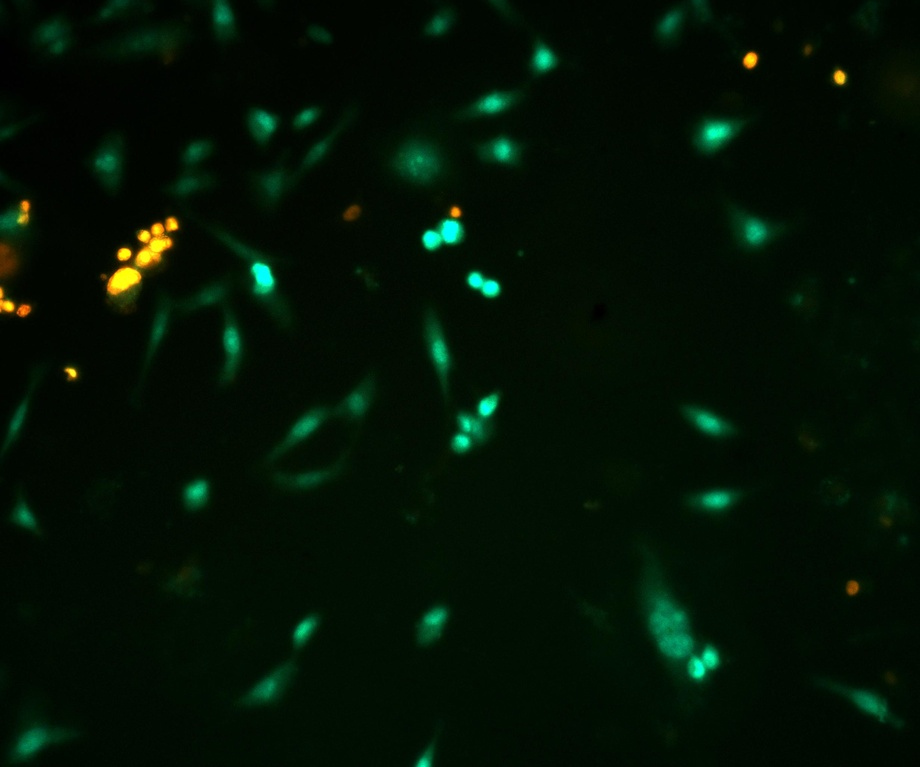
#> input picture cells/1.jpeg, 920 x 767 px, shrunk from 2464 x 2056 before the run, found by its file name
$ python GramSchmidtOrtogonalizasyonu.py
#> lines starting #> are read from the running program, lines starting #| are printed output that depends on the picture
#> further down, image is the input picture: shape (767, 920, 3); mean B, G, R 4.5, 17.8, 2.8
import cv2
import numpy as np
import matplotlib.pyplot as plt

def gram_schmidt_orthonormalization(image):
    """
    Gram-Schmidt sürecini uygular ve görüntü bileşenlerini ayrıştırır.
    """
    # Görüntünün yüklendiğini kontrol et
    if image is None:
        raise ValueError("Görüntü dosyası yüklenemedi. Dosya yolunu kontrol edin.")

    # Görüntüyü float türüne çevir ve 0-1 aralığına getir
    image = image.astype(np.float64) / 255.0
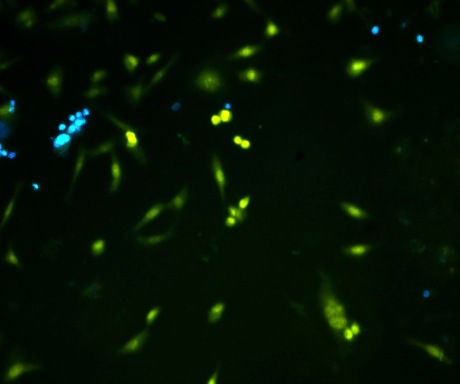
#> image: shape (767, 920, 3) float64 (shown at 1/2 size); mean of channels 0, 1, 2 0.0109, 0.0699, 0.0177; drawn as B, G, R

    # Renk kanallarını ayır
    R, G, B = image[:, :, 0], image[:, :, 1], image[:, :, 2]
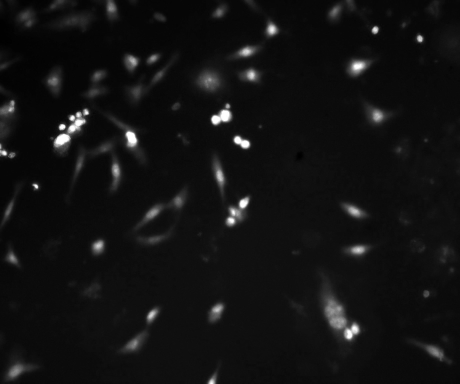
#> G: shape (767, 920) float64 (shown at 1/2 size); min 0, max 1, mean 0.0699

    # Gram-Schmidt ile ortonormal bileşenler oluştur
    U1 = R
    if np.sum(U1 * U1) == 0:
        raise ValueError("U1 vektörü sıfır, Gram-Schmidt işlemi başarısız.")

    U2 = G - (np.sum(G * U1) / np.sum(U1 * U1)) * U1
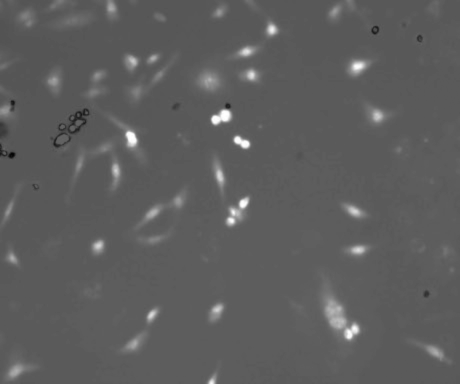
#> U2: shape (767, 920) float64 (shown at 1/2 size); min -0.491, max 1, mean 0.0599; drawn with min black and max white
    if np.sum(U2 * U2) == 0:
        raise ValueError("U2 vektörü sıfır, Gram-Schmidt işlemi başarısız.")

    U3 = B - (np.sum(B * U1) / np.sum(U1 * U1)) * U1 - (np.sum(B * U2) / np.sum(U2 * U2)) * U2
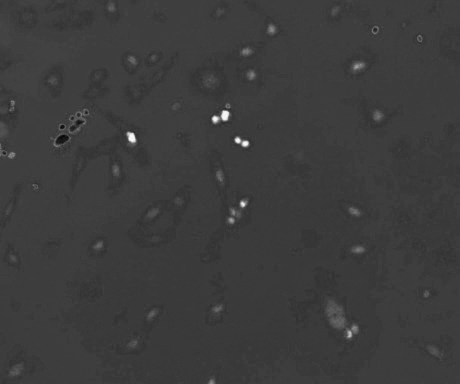
#> U3: shape (767, 920) float64 (shown at 1/2 size); min -0.173, max 0.489, mean -0.0155; drawn with min black and max white
    if np.sum(U3 * U3) == 0:
        raise ValueError("U3 vektörü sıfır, Gram-Schmidt işlemi başarısız.")

    # Ortonormal bileşenleri normalize et
    U1 /= np.linalg.norm(U1) if np.linalg.norm(U1) != 0 else 1
    U2 /= np.linalg.norm(U2) if np.linalg.norm(U2) != 0 else 1
    U3 /= np.linalg.norm(U3) if np.linalg.norm(U3) != 0 else 1

    # NaN ve Inf değerleri sıfıra çevir
    U1 = np.nan_to_num(U1)
    U2 = np.nan_to_num(U2)
    U3 = np.nan_to_num(U3)

    return np.stack([U1, U2, U3], axis=-1)  # Ayrıştırılmış bileşenleri birleştir
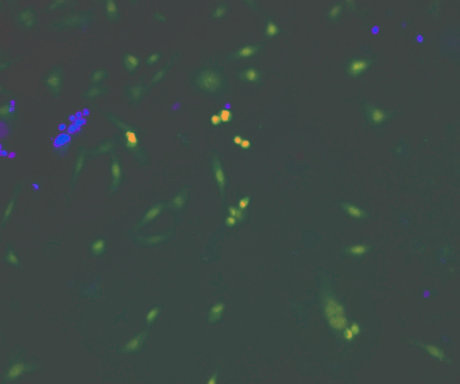
#> returned value: shape (767, 920, 3) float64 (shown at 1/2 size); mean of channels 0, 1, 2 0.000213, 0.000698, -0.000723; drawn with min black and max white

# Görüntüyü oku
image_path = r'C:\Users\AYSENUR SIMSEK\Desktop\YZ-VOST-LP\hucre_goruntuleri\1.jpeg'
image = cv2.imread(image_path)

# Dosyanın gerçekten var olup olmadığını kontrol et
if image is None:
    raise FileNotFoundError(f"Görüntü dosyası bulunamadı: {image_path}")

# OpenCV BGR formatında okuduğu için RGB'ye çevir
image = cv2.cvtColor(image, cv2.COLOR_BGR2RGB)

# Gram-Schmidt uygulama
processed_image = gram_schmidt_orthonormalization(image)

# Görüntüyü 0-255 aralığına getirerek uint8 formatına dönüştür
processed_image_uint8 = np.clip(processed_image * 255, 0, 255).astype(np.uint8)

# Gri tonlamaya çevir ve eşikleme uygula
gray_image = cv2.cvtColor(processed_image_uint8, cv2.COLOR_RGB2GRAY)
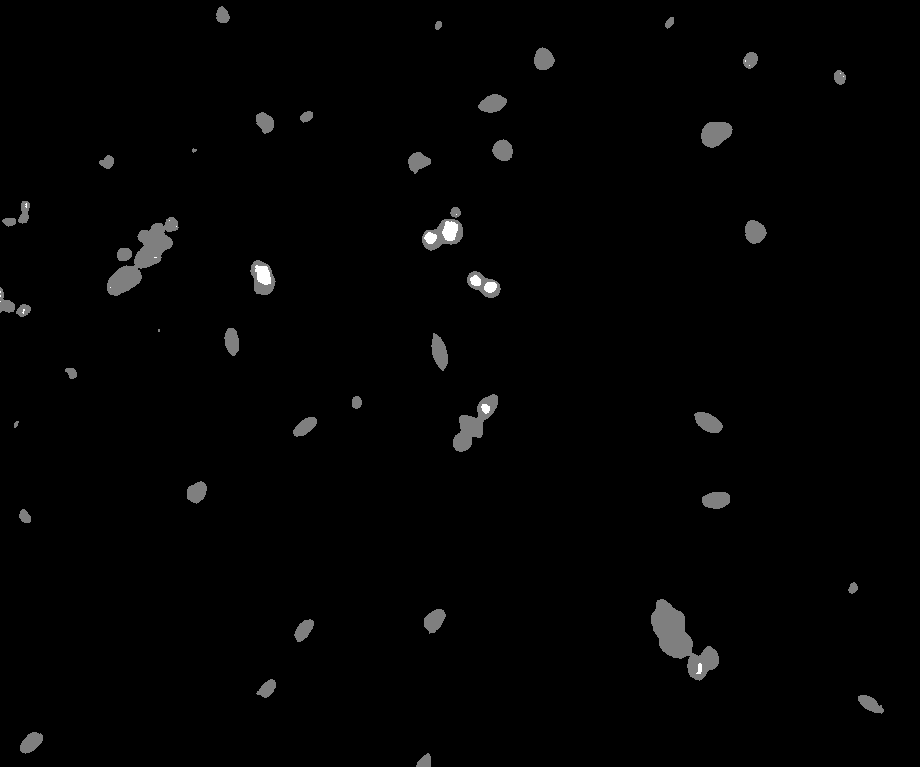
#> gray_image: shape (767, 920); min 0, max 2, mean 0.0243; drawn with min black and max white
_, binary_mask = cv2.threshold(gray_image, 50, 255, cv2.THRESH_BINARY)
#> binary_mask: shape (767, 920); every value is 0

# Sonuçları göster
plt.figure(figsize=(10, 5))

plt.subplot(1, 3, 1)
plt.imshow(image)
plt.title("Orijinal Görüntü")
plt.axis("off")

plt.subplot(1, 3, 2)
plt.imshow(processed_image_uint8)  # Dönüştürülmüş görüntü
plt.title("Gram-Schmidt Ayrıştırılmış")
plt.axis("off")

plt.subplot(1, 3, 3)
plt.imshow(binary_mask, cmap="gray")
plt.title("Eşiklenmiş Görüntü")
plt.axis("off")

plt.show()

$ run again, with cells/11.jpeg copied over cells/1.jpeg
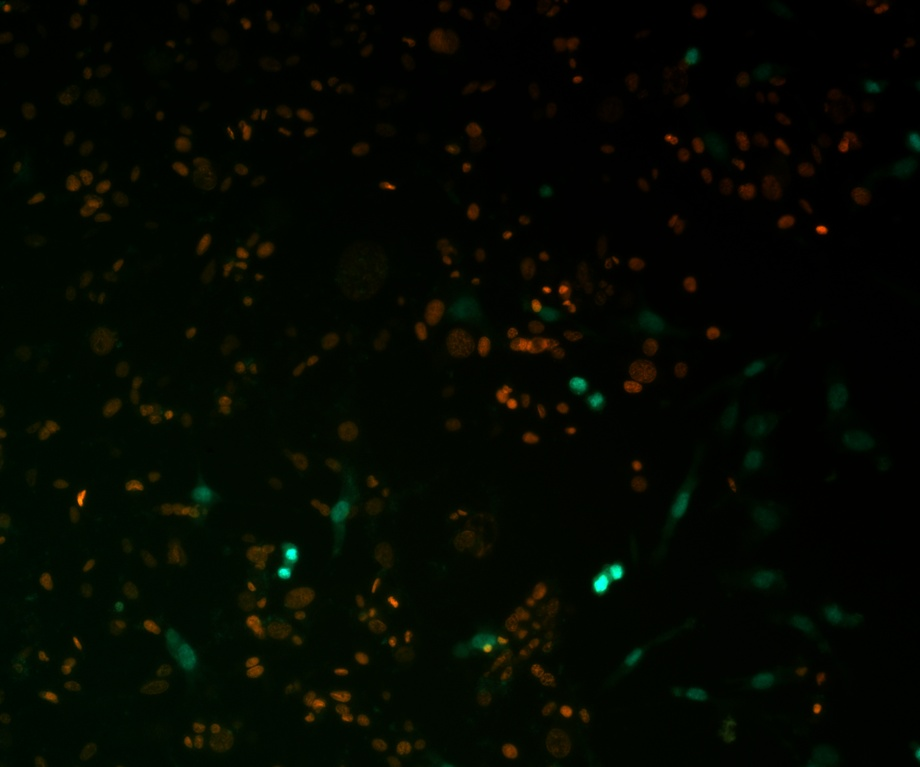
#> input picture cells/11.jpeg, 920 x 767 px, shrunk from 2464 x 2056 before the run, found by its file name
#> image is the input picture: shape (767, 920, 3); mean B, G, R 1.1, 7.8, 4.1
#> in gram_schmidt_orthonormalization, `U2 = G - (np.sum(G * U1) / np.sum(U1 * U1)) * U1`:
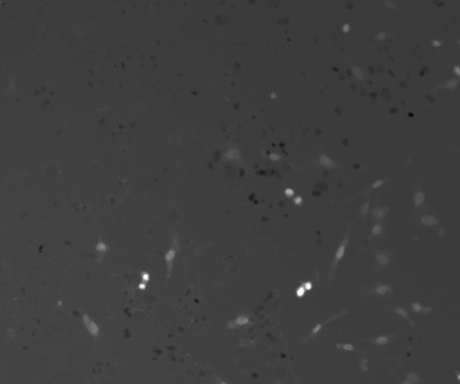
#> U2: shape (767, 920) float64 (shown at 1/2 size); min -0.301, max 1, mean 0.0206; drawn with min black and max white
#> in gram_schmidt_orthonormalization, `return np.stack([U1, U2, U3], axis=-1)`:
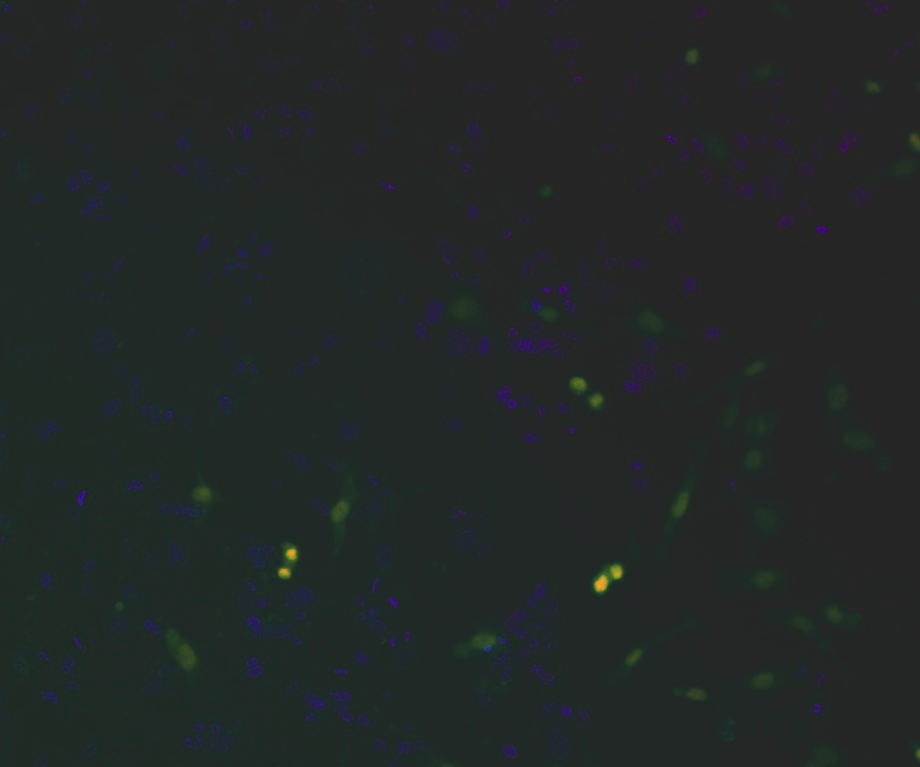
#> returned value: shape (767, 920, 3) float64; mean of channels 0, 1, 2 0.000392, 0.000591, -0.000553; drawn with min black and max white
#> binary_mask: shape (767, 920); every value is 0

$ run again, with cells/12.jpeg copied over cells/1.jpeg
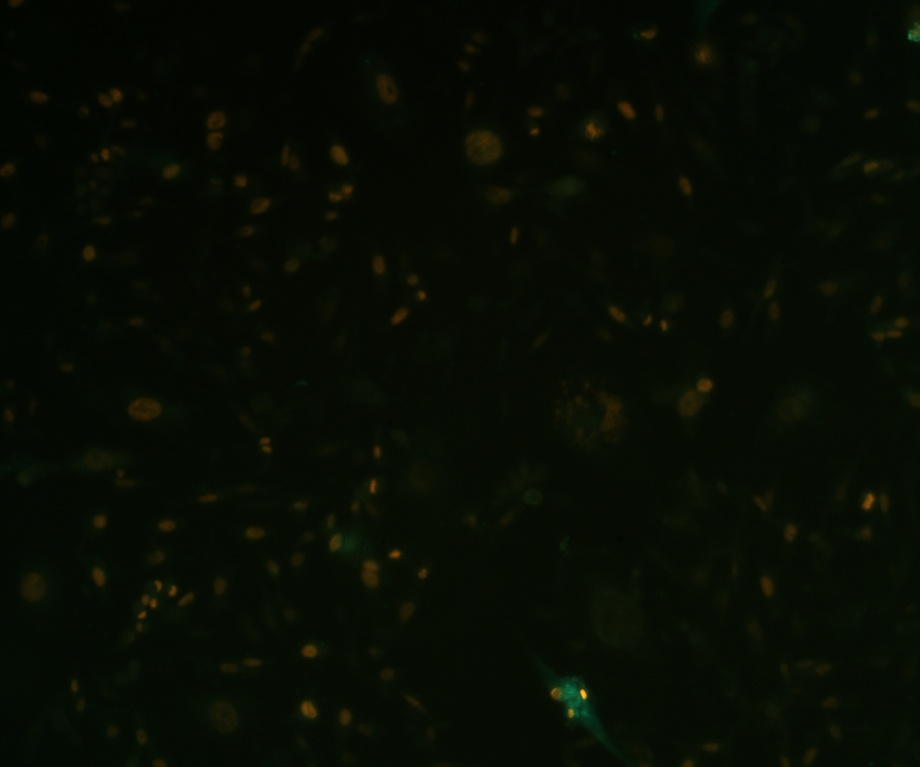
#> input picture cells/12.jpeg, 920 x 767 px, shrunk from 2464 x 2056 before the run, found by its file name
#> image is the input picture: shape (767, 920, 3); mean B, G, R 3.3, 12.1, 7.3
#> in gram_schmidt_orthonormalization, `return np.stack([U1, U2, U3], axis=-1)`:
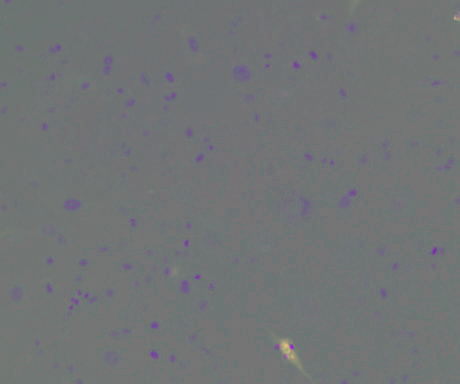
#> returned value: shape (767, 920, 3) float64 (shown at 1/2 size); mean of channels 0, 1, 2 0.000904, 0.000647, -0.000159; drawn with min black and max white
#> `gray_image = cv2.cvtColor(processed_image_uint8, cv2.COLOR_RGB2GRAY)`:
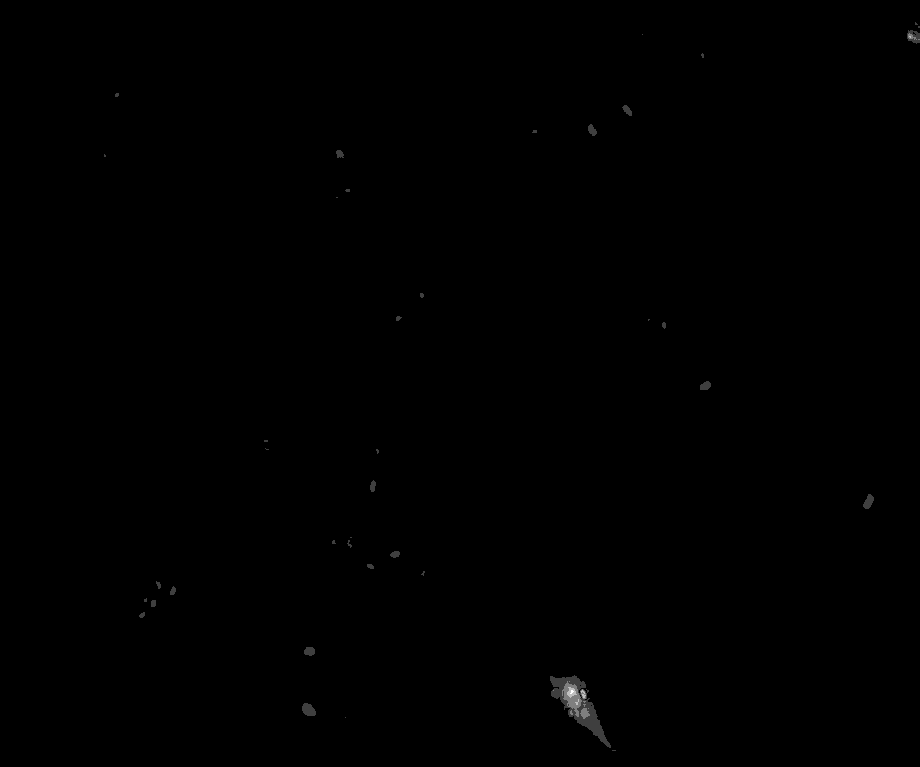
#> gray_image: shape (767, 920); min 0, max 4, mean 0.00486; drawn with min black and max white
#> binary_mask: shape (767, 920); every value is 0
